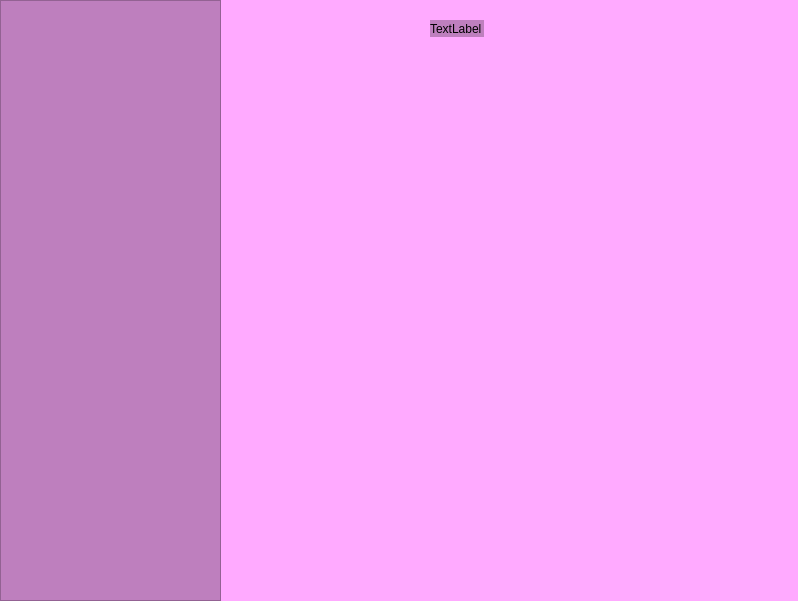
<?xml version="1.0" encoding="UTF-8"?>
<ui version="4.0">
 <class>Dialog</class>
 <widget class="QDialog" name="Dialog">
  <property name="geometry">
   <rect>
    <x>0</x>
    <y>0</y>
    <width>798</width>
    <height>601</height>
   </rect>
  </property>
  <property name="windowTitle">
   <string>Dialog</string>
  </property>
  <property name="styleSheet">
   <string notr="true">QDialog {
	background-color: rgb(255, 170, 255);
}
QFrame {
	background-color: rgb(190, 127, 190);
}</string>
  </property>
  <widget class="QFrame" name="frame">
   <property name="geometry">
    <rect>
     <x>0</x>
     <y>0</y>
     <width>221</width>
     <height>601</height>
    </rect>
   </property>
   <property name="frameShape">
    <enum>QFrame::StyledPanel</enum>
   </property>
   <property name="frameShadow">
    <enum>QFrame::Raised</enum>
   </property>
  </widget>
  <widget class="QLabel" name="label">
   <property name="geometry">
    <rect>
     <x>430</x>
     <y>20</y>
     <width>54</width>
     <height>17</height>
    </rect>
   </property>
   <property name="text">
    <string>TextLabel</string>
   </property>
  </widget>
 </widget>
 <resources/>
 <connections/>
</ui>
